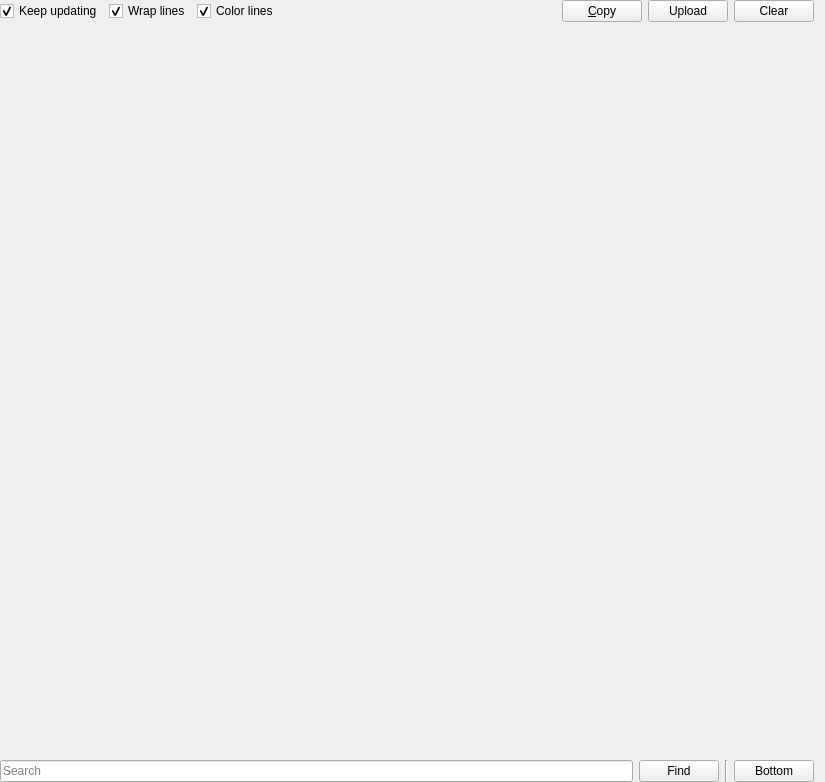
<?xml version="1.0" encoding="UTF-8"?>
<ui version="4.0">
 <class>LogPage</class>
 <widget class="QWidget" name="LogPage">
  <property name="geometry">
   <rect>
    <x>0</x>
    <y>0</y>
    <width>825</width>
    <height>782</height>
   </rect>
  </property>
  <layout class="QGridLayout" name="gridLayout">
   <property name="leftMargin">
    <number>0</number>
   </property>
   <property name="topMargin">
    <number>0</number>
   </property>
   <property name="bottomMargin">
    <number>0</number>
   </property>
   <item row="1" column="0" colspan="5">
    <widget class="LogView" name="text">
    </widget>
   </item>
   <item row="0" column="0" colspan="5">
    <layout class="QHBoxLayout" name="horizontalLayout">
     <item>
      <widget class="QCheckBox" name="trackLogCheckbox">
       <property name="text">
        <string>Keep updating</string>
       </property>
       <property name="checked">
        <bool>true</bool>
       </property>
      </widget>
     </item>
     <item>
      <widget class="QCheckBox" name="wrapCheckbox">
       <property name="text">
        <string>Wrap lines</string>
       </property>
       <property name="checked">
        <bool>true</bool>
       </property>
      </widget>
     </item>
     <item>
      <widget class="QCheckBox" name="colorCheckbox">
       <property name="text">
        <string>Color lines</string>
       </property>
       <property name="checked">
        <bool>true</bool>
       </property>
      </widget>
     </item>
     <item>
      <spacer name="horizontalSpacer">
       <property name="orientation">
        <enum>Qt::Orientation::Horizontal</enum>
       </property>
       <property name="sizeHint" stdset="0">
        <size>
         <width>40</width>
         <height>20</height>
        </size>
       </property>
      </spacer>
     </item>
     <item>
      <widget class="QPushButton" name="btnCopy">
       <property name="toolTip">
        <string>Copy the whole log into the clipboard</string>
       </property>
       <property name="text">
        <string>&amp;Copy</string>
       </property>
      </widget>
     </item>
     <item>
      <widget class="QPushButton" name="btnPaste">
       <property name="toolTip">
        <string>Upload the log to the paste service configured in preferences</string>
       </property>
       <property name="text">
        <string>Upload</string>
       </property>
      </widget>
     </item>
     <item>
      <widget class="QPushButton" name="btnClear">
       <property name="toolTip">
        <string>Clear the log</string>
       </property>
       <property name="text">
        <string>Clear</string>
       </property>
      </widget>
     </item>
    </layout>
   </item>
   <item row="2" column="2">
    <widget class="QPushButton" name="findButton">
     <property name="sizePolicy">
      <sizepolicy hsizetype="Maximum" vsizetype="Fixed">
       <horstretch>0</horstretch>
       <verstretch>0</verstretch>
      </sizepolicy>
     </property>
     <property name="text">
      <string>Find</string>
     </property>
    </widget>
   </item>
   <item row="2" column="4">
    <widget class="QPushButton" name="btnBottom">
     <property name="sizePolicy">
      <sizepolicy hsizetype="Maximum" vsizetype="Fixed">
       <horstretch>0</horstretch>
       <verstretch>0</verstretch>
      </sizepolicy>
     </property>
     <property name="toolTip">
      <string>Scroll all the way to bottom</string>
     </property>
     <property name="text">
      <string>Bottom</string>
     </property>
    </widget>
   </item>
   <item row="2" column="3">
    <widget class="Line" name="line">
     <property name="orientation">
      <enum>Qt::Orientation::Vertical</enum>
     </property>
    </widget>
   </item>
   <item row="2" column="0" colspan="2">
    <widget class="QLineEdit" name="searchBar">
     <property name="placeholderText">
      <string>Search</string>
     </property>
    </widget>
   </item>
  </layout>
 </widget>
 <customwidgets>
  <customwidget>
   <class>LogView</class>
   <extends>QWidget</extends>
   <header>ui/widgets/LogView.h</header>
  </customwidget>
 </customwidgets>
 <tabstops>
  <tabstop>trackLogCheckbox</tabstop>
  <tabstop>wrapCheckbox</tabstop>
  <tabstop>colorCheckbox</tabstop>
  <tabstop>btnCopy</tabstop>
  <tabstop>btnPaste</tabstop>
  <tabstop>btnClear</tabstop>
  <tabstop>text</tabstop>
  <tabstop>findButton</tabstop>
 </tabstops>
 <resources/>
 <connections/>
</ui>
